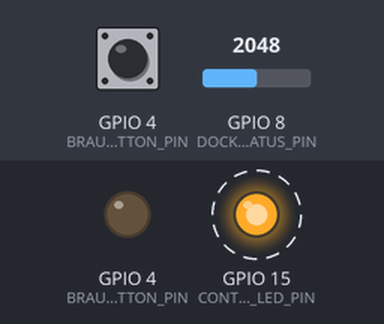
Recording of a program running on a simulated ESP32-S2. Parts: output pins drawn as LEDs (lit = HIGH). Dashed ring = blinking. Inputs (shaded band) come from the test bench; at power-on: GPIO 4 (BRAUN_BUTTON_PIN) LOW, GPIO 8 (DOCK_STATUS_PIN) = 2048. WiFi joins after 1.5 s; servers stay silent unless stated; what the program prints to the serial monitor is not drawn.

Above: at 6.4 s.
6.5 s: GPIO 4 (BRAUN_BUTTON_PIN) pulled HIGH for 0.15 s
At 7.3 s:
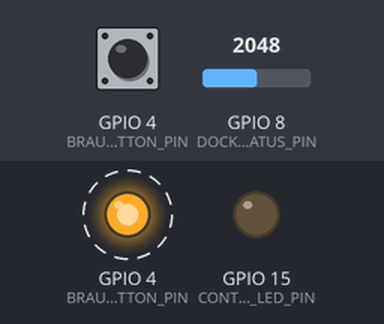
9.6 s: GPIO 4 (BRAUN_BUTTON_PIN) pulled HIGH for 3.2 s
At 13.4 s:
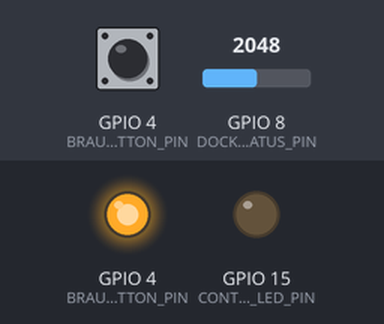
14.3 s: GPIO 4 (BRAUN_BUTTON_PIN) driven HIGH
At 15.8 s:
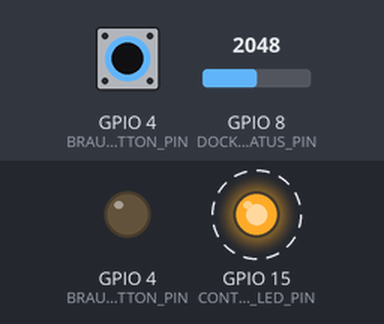
17.3 s: GPIO 4 (BRAUN_BUTTON_PIN) driven LOW
At 17.9 s:
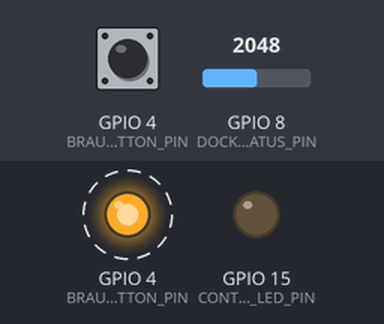
Timing chart, 0 to 21.3 s (numbered marks = the images above; inputs shaded):
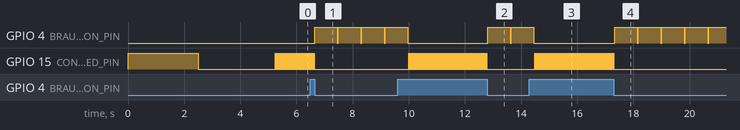

Measured:
- after the input at 6.5 s, GPIO 4 (BRAUN_BUTTON_PIN): alternates HIGH for 0.80 s and LOW for 0.04 s, starting after 0.16 s; GPIO 15 (CONTROLLER_LED_PIN): goes on until 6.6 s, then stays LOW
- after the input at 9.6 s, GPIO 15 (CONTROLLER_LED_PIN): alternates HIGH for 0.01 s and LOW for 0.03 s, 150 changes in all, then stays LOW, starting after 0.40 s
- after the input at 14.3 s, GPIO 4 (BRAUN_BUTTON_PIN): goes on until 14.4 s, then stays LOW; GPIO 15 (CONTROLLER_LED_PIN): alternates HIGH for 0.01 s and LOW for 0.03 s, starting after 0.18 s
- after the input at 17.3 s, GPIO 4 (BRAUN_BUTTON_PIN): alternates HIGH for 0.80 s and LOW for 0.04 s, starting at once; GPIO 15 (CONTROLLER_LED_PIN): goes on until 17.3 s, then stays LOW
- by itself, GPIO 15 (CONTROLLER_LED_PIN): repeats every 0.04 s: HIGH 0.01 s, LOW 0.03 s

The program:

main.cpp
```cpp
#include "config.h"
#include <Arduino.h>
#include <WiFi.h>
#include <ESPmDNS.h>
#include <WiFiUdp.h>
#include <ArduinoOTA.h>
#include <AsyncTCP.h>
#include <ESPAsyncWebServer.h>
#include <WebSerial.h>


// Manual button press read status.
bool button_is_pressed = 0;

// Debug loop parameters
#define DEBUG_LOOP 0
#define DEBUG_LOOP_PERIOD 10*1000
unsigned long debug_next_pressed = 0;

// Pin assignments
#define ISESP32 // ISESP32 or ISESP8266

// These are for Wemos S2 Mini, which fits comfortably inside.
#ifdef ISESP32
  #define BRAUN_BUTTON_PIN GPIO_NUM_4 // E.g. GPIO_NUM_25 for ESP32-WROOM-32
  #define DOCK_STATUS_PIN  GPIO_NUM_8 // E.g. GPIO_NUM_33 for ESP32-WROOM-32
  #define CONTROLLER_LED_PIN 15       // For Wemos S2 Mini
#endif

#ifdef ISESP8266
  #define BRAUN_BUTTON_PIN 4
  #define DOCK_STATUS_PIN A0
#endif

// Is the shaver currently docked? Is the center LED on?
bool shaver_docked_pin_raw = 0;
int shaver_docked_confidence = 10; // -5:20
bool shaver_is_docked = 0; // docked if confidence > 10

// Button press function and tracker
unsigned long button_last_pressed = 0;
unsigned long last_cleaned = 0;
unsigned long due_for_clean = 0;

// WebSerial server
AsyncWebServer server(80);

void setLED(int brightness) {
  #ifdef CONTROLLER_LED_PIN
    analogWrite(CONTROLLER_LED_PIN, brightness);
  #endif
}

void button_press() {
  button_last_pressed = millis();
  // TODO: more intelligent logic that accounts for button presses that just
  // *stop* the ongoing cleaning... or read from motor leads.
  if(shaver_is_docked) last_cleaned = button_last_pressed;

  // Blink LED off, if present, and press button
  setLED(0);
  digitalWrite(BRAUN_BUTTON_PIN, HIGH);
  delay(800);
  digitalWrite(BRAUN_BUTTON_PIN, LOW);
  setLED(512);
}

// WebSerial receive message, source https://randomnerdtutorials.com/esp32-webserial-library/
void recvMsg(uint8_t *data, size_t len){
  WebSerial.println("Received Data...");
  String d = "";
  for(int i=0; i < len; i++){
    d += char(data[i]);
  }
  WebSerial.println(d);
  // if (d == "ON"){
  //   digitalWrite(LED, HIGH);
  // }
  // if (d=="OFF"){
  //   digitalWrite(LED, LOW);
  // }
}

void setup() {
  // Set initial pin statuses...
  pinMode(BRAUN_BUTTON_PIN, OUTPUT);
  digitalWrite(BRAUN_BUTTON_PIN, LOW);
  pinMode(DOCK_STATUS_PIN, INPUT);
  #ifdef CONTROLLER_LED_PIN
    pinMode(CONTROLLER_LED_PIN, OUTPUT);
  #endif
  setLED(512);

  // Startup can trigger false press. Uncomment to cancel that false press.
  // button_press();

  // Begin Serial communications. Wait for serial connection to stabilize.
  Serial.begin(115200);
  for(int i = 0; i < 100; i++) {
    delay(25);
    Serial.print(".");
  }

  // Attempt network connection
  setLED(0);
  Serial.println("Will attempt to connect to network SSID: " + String(NETWORK_SSID));
  delay(500);
  WiFi.mode(WIFI_STA);
  delay(500);
  Serial.println("Set WiFI mode to WIFI_STA");
  WiFi.begin(NETWORK_SSID, NETWORK_PSK);
  delay(500);
  Serial.println("Began WIFi Connection...");
  delay(500);
  while(WiFi.waitForConnectResult() != WL_CONNECTED) {
    Serial.println("WiFi connection failed~ Rebooting...");
    delay(5000);
    ESP.restart(); // TODO: rather than rebooting, continue and normal and attempt reconnect later
  }
  Serial.println("Setting hostname...");
  ArduinoOTA.setHostname(DEVICE_HOSTNAME);
  Serial.println("WiFi Connected!");
  Serial.print("IP: ");
  Serial.println(WiFi.localIP());
  Serial.println("Hostname: " + String(DEVICE_HOSTNAME));
  delay(200);
  ArduinoOTA.onStart([]() {
    String type;
    if(ArduinoOTA.getCommand() == U_FLASH)
      type = "sketch";
    else // U_SPIFFS
      type = "filesystem";
    Serial.println("Updating: " + type);
  }).onEnd([]() {
    Serial.println("\nEnd OTA!");
  }).onProgress([](unsigned int progress, unsigned int total) {
    Serial.printf("Progress: %u%%\r", (progress / (total / 100)));
  }).onError([](ota_error_t error) {
    Serial.printf("Error[%u]: ", error);
    if (error == OTA_AUTH_ERROR) Serial.println("Auth Failed");
    else if (error == OTA_BEGIN_ERROR) Serial.println("Begin Failed");
    else if (error == OTA_CONNECT_ERROR) Serial.println("Connect Failed");
    else if (error == OTA_RECEIVE_ERROR) Serial.println("Receive Failed");
    else if (error == OTA_END_ERROR) Serial.println("End Failed");
  });
  ArduinoOTA.begin();

  // WebSerial config
  WebSerial.begin(&server);
  WebSerial.msgCallback(recvMsg);
  server.begin();
}

void loop() {
  ArduinoOTA.handle(); // Handle OTA if needed...
  unsigned long time = millis(); // Get the current time

  // Make this read so brief (5ms) that the unit ignores the erroneous press...
  pinMode(BRAUN_BUTTON_PIN, INPUT_PULLUP);
  delay(5);
  button_is_pressed = !digitalRead(BRAUN_BUTTON_PIN);
  pinMode(BRAUN_BUTTON_PIN, OUTPUT);

  // Get current dock status from top-right pin on dock PCB.
  #ifdef ISESP32
    shaver_docked_pin_raw = analogReadMilliVolts(DOCK_STATUS_PIN) > 300;
  #elif ISESP8266
    shaver_docked_pin_raw = analogRead(DOCK_STATUS_PIN) > 90;
  #endif

  // Update shaver docked confidence and status.
  if(shaver_docked_pin_raw && shaver_docked_confidence<20) shaver_docked_confidence++;
  if(!shaver_docked_pin_raw &&shaver_docked_confidence>-5) shaver_docked_confidence--;
  shaver_is_docked = 1 ? shaver_docked_confidence > 10 : 0;

  // If the last clean was at least N ms ago, and shaver is not docked...
  // OR if we are in the first M ms of power, and shaver is not docked...
  // Then we are due for a clean O seconds after the shaver is docked again!
  if(
    ( last_cleaned+1000*60*60<time || time<1000*60*60 )
    && !shaver_is_docked
  ) due_for_clean = time + 1000*30;

  // If we're due for a clean, clean!
  if(due_for_clean && time > due_for_clean) {
    Serial.println("CLEANING DUE!!! ATTEMPTING IT NOW. ");
    due_for_clean = 0;
    button_press();
  }

  // If debug loop (press button every 10 seconds) is enabled, run this block.
  if(DEBUG_LOOP && time > debug_next_pressed) {
    // Print the time again, and that we're going to press the button.
    Serial.print(time);
    Serial.println("Debug loop is enabled. Pressing the button! ");
    // Set the next button press time.
    debug_next_pressed += DEBUG_LOOP_PERIOD;
    // Press the button
    button_press();
  }

  // If the physical button has been manually pressed, pass that signal through.
  if(button_is_pressed) {
    Serial.println("Passing through detected manual button press. ");
    button_press();
  }

  // Log everything important about dock status
  Serial.print(time);
  Serial.print("\t");
  Serial.print("Btn:" + String(button_is_pressed));
  // Serial.print("\tDocked_RAW:" + String(shaver_docked_pin_raw));
  // Serial.print("\tDocked_Confidence:" + String(shaver_docked_confidence));
  Serial.print("\tDocked?:" + String(shaver_is_docked));
  Serial.print("\tLast_Cleaned:" + String(last_cleaned));
  Serial.print("\tDue_For_Clean:" + String(due_for_clean));
  // Serial.print("\tButton_Last_Pressed:" + String(button_last_pressed));
  Serial.print("\tIP: ");
  Serial.print(WiFi.localIP());
  Serial.print("\tHostname: " + String(DEVICE_HOSTNAME));
  Serial.println("\tHello Braun Series 8 Dock Event Loop. ");

  WebSerial.print(String(time));
  WebSerial.println("\tHello!");


  // Wait before the next event loop runthrough.
  setLED(0);
  delay(25);
  setLED(512);
}
```

config_example.h
```cpp
// Not yet implemented...

#define NETWORK_SSID "WIFI NETWORK NAME"
#define NETWORK_PSK "WIFI NETWORK PASSWORD"
#define DEVICE_HOSTNAME "MDNS HOSTNAME GOES HERE"
```
